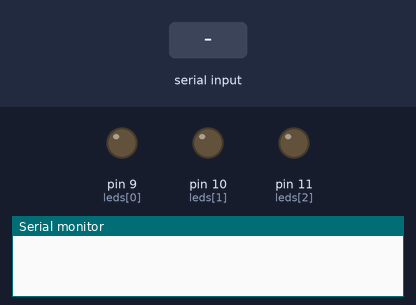
Simulated run of this sketch. Board: Arduino Uno, built with avr-gcc and run on an emulated ATmega328P. On the bench: output pins drawn as LEDs (lit = HIGH), the last lines printed to the serial monitor. Inputs (shaded band) come from the test bench.

Above: at 1.2 s.
1.3 s: "A90\n" received over Serial
2.8 s: "A,45\n" received over Serial
At 3.1 s:
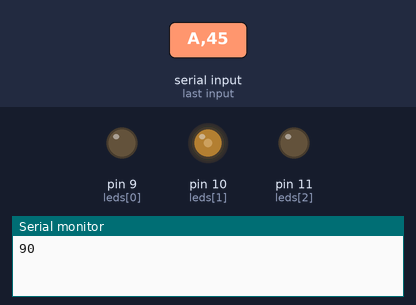
4.3 s: "F90\n" received over Serial
Timing chart, 0 to 7.3 s (numbered marks = the images above; inputs shaded):
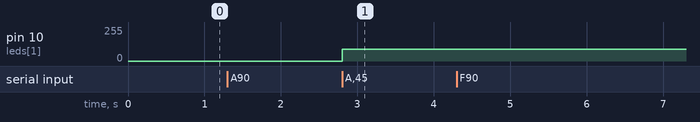

The sketch:

P_4_SerializacionLectura_V4.ino
```cpp
int leds[] = {9, 10, 11};

String cadena;
String aux;
//String cadena = "95A240A0";

void setup() {
  // put your setup code here, to run once:
  Serial.begin(9600);
  Serial.setTimeout(100);
}

int j = 0;
char c;

void loop(){
  // put your main code here, to run repeatedly:
  if (Serial.available()>0){
    c = Serial.read();
    if(c == 'E'){
      aux = "";
      j = 0;
    }else if(c == 'A' || c == 'F'){
      Serial.println(aux);
      analogWrite(leds[j], aux.toInt());
      aux = "";
      j++;
    }else {
      aux += c;
    }
    //delay(1000);
  }
}
```

Measured:
- after the input at 2.8 s, pin 10 (leds[1]): 0/255 → 90/255 at once
